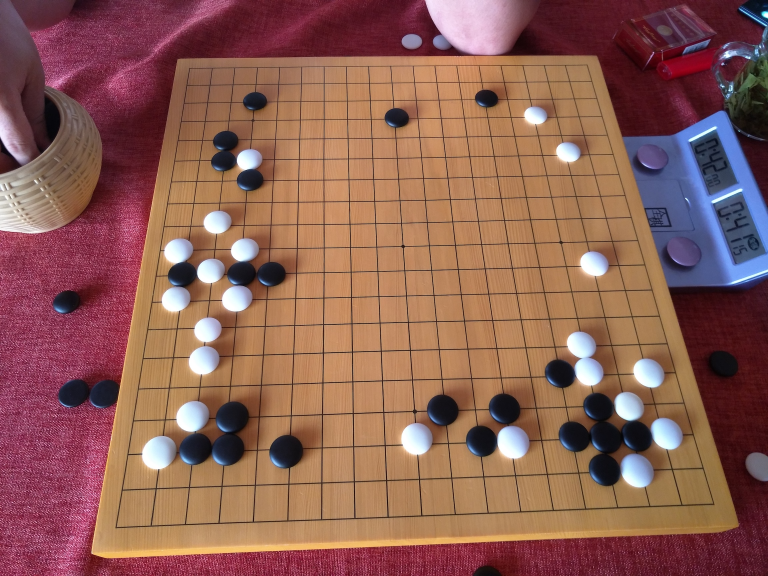
#> input picture data/raw/IMG20160706171004.jpg, 2304 x 1728 px (shown at 1/3 size)
$ python Tran-BoardDect-v0.1.py
#> lines starting #> are read from the running program, lines starting #| are printed output that depends on the picture; after the words box and inside, x2 and y2 are one past the last pixel; in counts of white or black regions, pixels touching at a corner belong together
#整合版本：先进行透视变换，然后进行棋盘线检测
#添加自动缩放功能以适应高分辨率图片
#这个版本最佳，解决了小图丢失棋盘角的问题。目前最佳 2025/6/20 2:42
import cv2
import numpy as np
from collections import defaultdict
import math

# 读取图像
#img = cv2.imread('../data/raw/bd317d54.webp')
#img = cv2.imread('../data/raw/IMG20171015161921.jpg')
#img = cv2.imread('../data/raw/OGS3.jpeg')
img = cv2.imread('../data/raw/IMG20160706171004.jpg')
#> img is the input picture: shape (1728, 2304, 3); mean B, G, R 83.9, 95.2, 141.8
#img = cv2.imread('../data/raw/IMG20160904165505-B.jpg')
#img = cv2.imread('../data/raw/IMG20160706171004-12.jpg')

if img is None:
    print("没找到照片")
    exit()

# ====== 自动缩放图片功能 ======
def auto_resize_image(image, target_width):
    """
    自动缩放图片到合适的尺寸进行处理
    target_width: 目标宽度, 默认1000像素
    """
    height, width = image.shape[:2]
    print(f"原图尺寸: {width} x {height}")

    # 如果图片宽度超过目标宽度，则缩放
    #if width > target_width:
    if width > 2500:
        #scale_factor = target_width / width
        scale_factor = int((width * 10 / target_width))
        print("scale_factor is:", scale_factor)
        new_width = width * 10 // scale_factor
        #new_width = target_width
        #new_height = int(height * scale_factor)
        new_height = height * 10 // scale_factor

        #resized_img = cv2.resize(image, (new_width, new_height), interpolation=cv2.INTER_AREA)
        #resized_img = cv2.resize(image, (width*10//scale_factor, height*10//scale_factor), interpolation=cv2.INTER_AREA)
        resized_img = cv2.resize(image, (new_width, new_width), interpolation=cv2.INTER_AREA)
        print(f"缩放后尺寸: {new_width} x {new_height} (缩放比例: {scale_factor:.3f})")
        #print(f"缩放后尺寸: {width*10//scale_factor} x {height*10//scale_factor} (缩放比例: {scale_factor:.3f})")
        return resized_img, scale_factor
    else:
        print("图片尺寸合适，无需缩放")
        return image, 1.0

# 缩放图片
img, scale_factor = auto_resize_image(img, target_width=1500)
#| 原图尺寸: 2304 x 1728
#> scale_factor = 1

# ====== 计算动态参数 ======
# 基准尺寸：1350像素宽度
base_width = 1350
current_width = img.shape[1]
param_scale = current_width / base_width if current_width < base_width else 1.0

print(f"当前图片宽度: {current_width}, 参数缩放比例: {param_scale:.3f}")
#| 当前图片宽度: 2304, 参数缩放比例: 1.000

# 根据图片大小选择参数集
if current_width <= 1000:
    # 小图参数集 (适用于宽度 <= 1000px)
    print("使用小图参数集")
    perspective_size = 400
    perspective_corner = 390
    hough_threshold = 40
    min_line_length = 50
    max_line_gap = 8
    line_filter_length = 25
    merge_tolerance = 8
    row_tolerance = 12
    min_dist_threshold = 12
    min_radius = 4
    max_radius = 15
    min_dist_circles = 12
    min_points_per_row = 8
    intersection_threshold = 60

elif current_width <= 1500:
    # 中图参数集 (适用于宽度 1000-1500px)
    print("使用中图参数集")
    perspective_size = 500
    perspective_corner = 490
    hough_threshold = 60
    min_line_length = 70
    max_line_gap = 10
    line_filter_length = 35
    merge_tolerance = 12
    row_tolerance = 15
    min_dist_threshold = 15
    min_radius = 6
    max_radius = 20
    min_dist_circles = 15
    min_points_per_row = 12
    intersection_threshold = 80

else:
    # 大图参数集 (适用于宽度 > 1500px)
    print("使用大图参数集")
    perspective_size = 660
    perspective_corner = 650
    hough_threshold = 80
    min_line_length = 100
    max_line_gap = 10
    line_filter_length = 50
    merge_tolerance = 15
    row_tolerance = 20
    min_dist_threshold = 20
    min_radius = 8
    max_radius = 25
    min_dist_circles = 20
    min_points_per_row = 15
    intersection_threshold = 100

print(f"参数设置:")
print(f"perspective_size={perspective_size}, perspective_corner={perspective_corner}")
print(f"hough_threshold={hough_threshold}, min_line_length={min_line_length}")
print(f"max_line_gap={max_line_gap}, line_filter_length={line_filter_length}")
print(f"merge_tolerance={merge_tolerance}, row_tolerance={row_tolerance}")
print(f"min_dist_threshold={min_dist_threshold}")
print(f"min_radius={min_radius}, max_radius={max_radius}, min_dist_circles={min_dist_circles}")
print(f"min_points_per_row={min_points_per_row}, intersection_threshold={intersection_threshold}")

# ====== 改进的边缘检测函数 ======
def improve_edge_detection(img):
    """
    改进的边缘检测，减少图片边界干扰
    """
    gray = cv2.cvtColor(img, cv2.COLOR_BGR2GRAY)
    height, width = gray.shape

    # 创建掩码，排除图片边界区域
    mask = np.ones_like(gray) * 255
    border_size = max(10, min(width, height) // 50)  # 动态边界大小
    mask[:border_size, :] = 0
    mask[-border_size:, :] = 0
    mask[:, :border_size] = 0
    mask[:, -border_size:] = 0

    # 高斯滤波
    blurred = cv2.GaussianBlur(gray, (3,3), 0)

    # 边缘检测
    edges = cv2.Canny(blurred, 50, 100)

    # 应用掩码，去除边界区域
    edges = cv2.bitwise_and(edges, mask)

    return edges, mask

# ====== 改进的轮廓查找函数 ======
def find_board_contour_improved(contours, img_shape):
    """
    改进的棋盘轮廓查找，避免选择整个图片边界
    """
    height, width = img_shape[:2]
    img_area = height * width

    candidates = []

    for item in contours:
        hull = cv2.convexHull(item)
        epsilon = 0.02 * cv2.arcLength(hull, True)  # 减小epsilon，更精确
        approx = cv2.approxPolyDP(hull, epsilon, True)

        if len(approx) == 4 and cv2.isContourConvex(approx):
            ps = np.reshape(approx, (4,2))
            area = cv2.contourArea(approx)

            # 排除过大的轮廓（可能是整个图片边界）
            if area > img_area * 0.8:
                print(f"排除过大轮廓，面积: {area:.0f} (图片面积的 {area/img_area:.1%})")
                continue

            # 排除过小的轮廓
            if area < img_area * 0.05:
                print(f"排除过小轮廓，面积: {area:.0f}")
                continue

            # 检查四个角点是否太接近图片边界
            margin = min(width, height) * 0.02  # 2%的边界余量
            too_close_to_edge = False

            for point in ps:
                x, y = point
                if (x < margin or x > width - margin or
                    y < margin or y > height - margin):
                    too_close_to_edge = True
                    break

            if too_close_to_edge:
                print(f"排除太接近边界的轮廓")
                continue

            # 检查四边形的长宽比是否合理（棋盘应该接近正方形）
            x_coords = ps[:, 0]
            y_coords = ps[:, 1]
            width_approx = max(x_coords) - min(x_coords)
            height_approx = max(y_coords) - min(y_coords)
            aspect_ratio = max(width_approx, height_approx) / min(width_approx, height_approx)

            if aspect_ratio > 2.0:  # 长宽比不能太极端
                print(f"排除长宽比过大的轮廓: {aspect_ratio:.2f}")
                continue

            candidates.append((approx, area, aspect_ratio))

    if not candidates:
        return None

    # 选择面积最大但长宽比合理的候选
    candidates.sort(key=lambda x: (-x[1], x[2]))  # 按面积降序，长宽比升序
    best_candidate = candidates[0]

    print(f"选择棋盘轮廓: 面积={best_candidate[1]:.0f}, 长宽比={best_candidate[2]:.2f}")

    # 重新整理角点顺序
    ps = np.reshape(best_candidate[0], (4,2))
    ps = ps[np.lexsort((ps[:,0],))]
    lt, lb = ps[:2][np.lexsort((ps[:2,1],))]
    rt, rb = ps[2:][np.lexsort((ps[2:,1],))]

    return (lt, lb, rt, rb)

# ====== 角点验证函数 ======
def validate_board_corners(corners, img):
    """
    验证检测到的棋盘角点是否合理
    """
    if corners is None:
        return False

    lt, lb, rt, rb = corners

    # 检查角点是否形成合理的四边形
    # 计算对角线长度
    diag1 = np.sqrt((rt[0] - lb[0])**2 + (rt[1] - lb[1])**2)
    diag2 = np.sqrt((lt[0] - rb[0])**2 + (lt[1] - rb[1])**2)

    # 对角线长度应该相近
    diag_ratio = max(diag1, diag2) / min(diag1, diag2)
    if diag_ratio > 1.5:
        print(f"对角线长度比例不合理: {diag_ratio:.2f}")
        return False

    # 检查四条边的长度
    side_lengths = [
        np.sqrt((rt[0] - lt[0])**2 + (rt[1] - lt[1])**2),  # 上边
        np.sqrt((rb[0] - rt[0])**2 + (rb[1] - rt[1])**2),  # 右边
        np.sqrt((lb[0] - rb[0])**2 + (lb[1] - rb[1])**2),  # 下边
        np.sqrt((lt[0] - lb[0])**2 + (lt[1] - lb[1])**2)   # 左边
    ]

    # 四条边长度应该相对均匀
    min_side = min(side_lengths)
    max_side = max(side_lengths)
    side_ratio = max_side / min_side

    if side_ratio > 1.8:
        print(f"边长比例不合理: {side_ratio:.2f}")
        return False

    print(f"角点验证通过: 对角线比={diag_ratio:.2f}, 边长比={side_ratio:.2f}")
    return True

# ====== 开始处理 ======
original_img = img.copy()
cv2.imshow("original picture", img)

print("开始改进的透视变换...")

# ====== 透视变换部分 ======
im_gray = cv2.cvtColor(img, cv2.COLOR_BGR2GRAY)
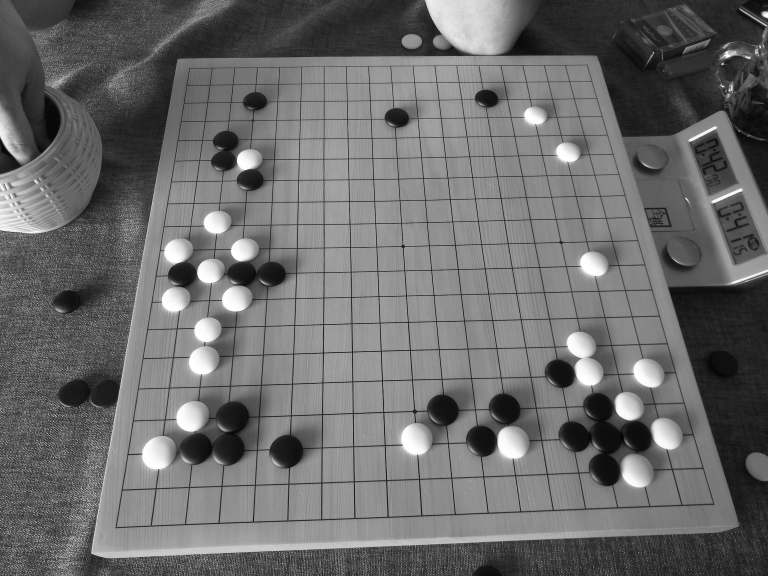
#> im_gray: shape (1728, 2304) (shown at 1/3 size); min 1, max 255, mean 107.9

# 方案1: 使用改进的边缘检测（不使用dilate）
print("尝试方案1: 改进的边缘检测...")
im_edge_improved, mask = improve_edge_detection(img)
#> in improve_edge_detection, `edges = cv2.Canny(blurred, 50, 100)`:
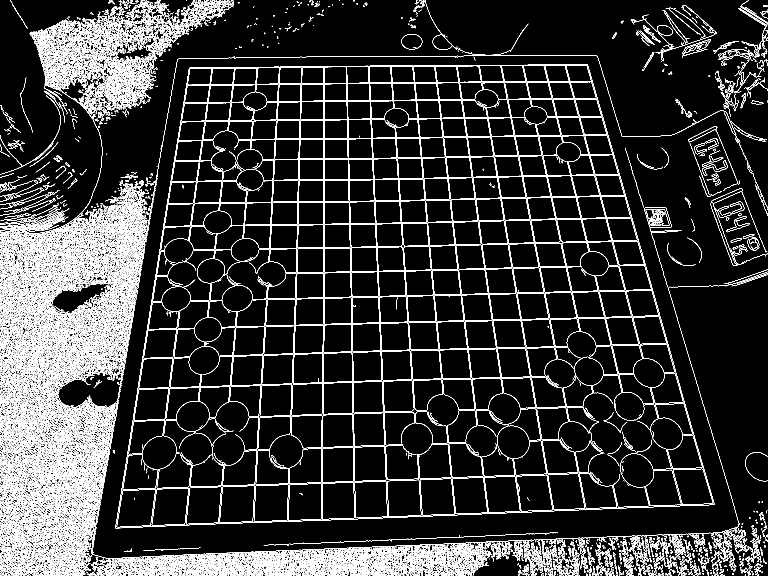
#> edges: shape (1728, 2304) (shown at 1/3 size); 9.1% white in thin lines or dots
#> in improve_edge_detection, `edges = cv2.bitwise_and(edges, mask)`:
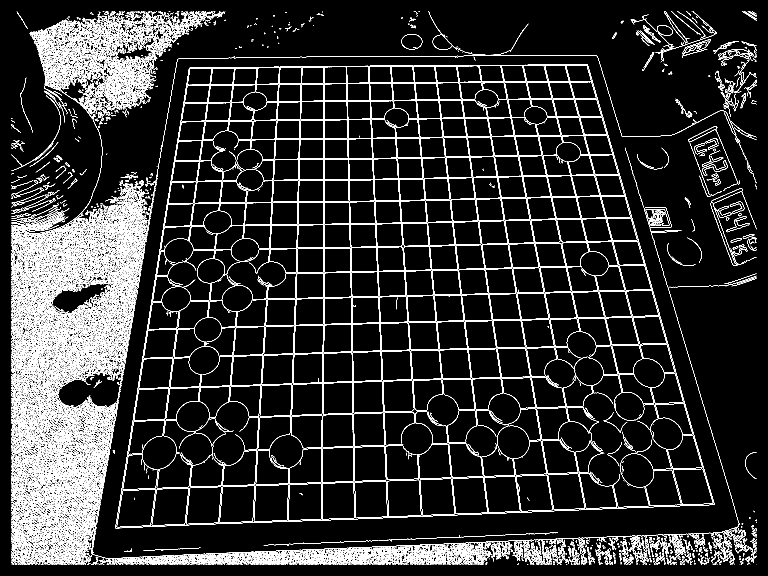
#> edges: shape (1728, 2304) (shown at 1/3 size); 8% white in thin lines or dots
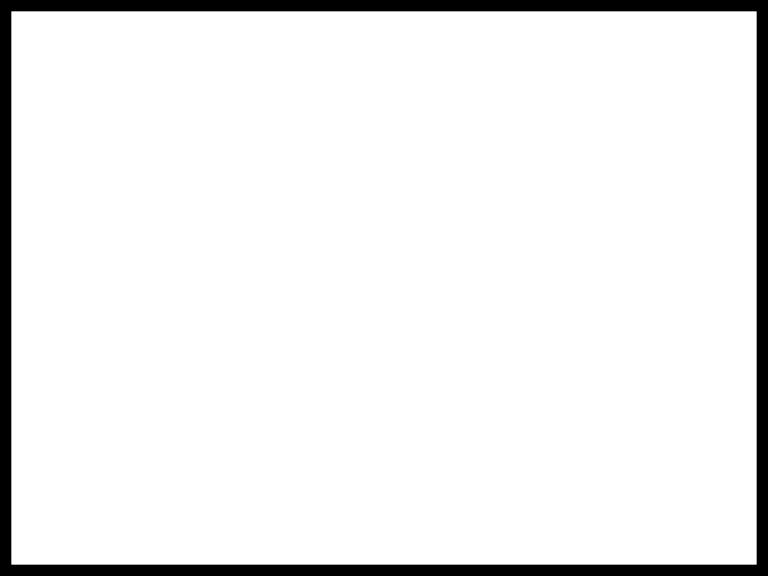
#> mask: shape (1728, 2304) (shown at 1/3 size); 93.2% white; 1 black region
cv2.imshow('Improved Edge Detection', im_edge_improved)
cv2.moveWindow("Improved Edge Detection", 300, 0)

# 查找轮廓
contours, hierarchy = cv2.findContours(im_edge_improved, cv2.RETR_EXTERNAL, cv2.CHAIN_APPROX_SIMPLE)
#> contours = 8551 contours, 7493 with area under 20; largest, box (x1, y1, x2, y2) and area: (972, 199, 1195, 604) 69666, (1122, 413, 1374, 887) 57200, (346, 193, 2144, 1585) 52584, (445, 609, 812, 1255) 51796, (734, 541, 1051, 821) 49450
print(f"方案1找到 {len(contours)} 个轮廓")
#| 方案1找到 8551 个轮廓

# 使用改进的轮廓查找
rect = find_board_contour_improved(contours, img.shape)
#> the loop in find_board_contour_improved, `for item in contours:` made 8551 passes
#> (epsilon, ps) on pass 199: (0.411, [[406, 1688], [406, 1691], [399, 1693], [400, 1689]])
#> (printed output is left out)
#> after the loop in find_board_contour_improved, `for item in contours:`: candidates = [([[2142, 1514], [346, 1584], [567, 204], [1763, 194]], 2022760, 1.29)]
#> in find_board_contour_improved, `best_candidate = candidates[0]`: best_candidate = ([[2142, 1514], [346, 1584], [567, 204], [1763, 194]], 2022760, 1.29)
#| 选择棋盘轮廓: 面积=2022760, 长宽比=1.29
#> in find_board_contour_improved, `ps = np.reshape(best_candidate[0], (4,2))`: ps = [[2142, 1514], [346, 1584], [567, 204], [1763, 194]]
#> in find_board_contour_improved, `ps = ps[np.lexsort((ps[:,0],))]`: ps = [[346, 1584], [567, 204], [1763, 194], [2142, 1514]]
#> in find_board_contour_improved, `lt, lb = ps[:2][np.lexsort((ps[:2,1],))]`: lt = [567, 204]; lb = [346, 1584]
#> in find_board_contour_improved, `rt, rb = ps[2:][np.lexsort((ps[2:,1],))]`: rt = [1763, 194]; rb = [2142, 1514]
#> rect = ([567, 204], [346, 1584], [1763, 194], [2142, 1514])

# 验证角点
if rect is not None and not validate_board_corners(rect, img):
#> in validate_board_corners, `lt, lb, rt, rb = corners`: lt = [567, 204]; lb = [346, 1584]; rt = [1763, 194]; rb = [2142, 1514]
#> in validate_board_corners, `diag1 = np.sqrt((rt[0] - lb[0])**2 + (rt[1] - lb[1])**2)`: diag1 = 1984.9
#> in validate_board_corners, `diag2 = np.sqrt((lt[0] - rb[0])**2 + (lt[1] - rb[1])**2)`: diag2 = 2048.6
#> in validate_board_corners, `diag_ratio = max(diag1, diag2) / min(diag1, diag2)`: diag_ratio = 1.03
#> in validate_board_corners, `side_lengths = [ np.sqrt((rt[0] - lt[0])**2 + (rt[1] - lt[1])**2),`: side_lengths = [1196, 1373.3, 1797.4, 1397.6]
#> in validate_board_corners, `min_side = min(side_lengths)`: min_side = 1196
#> in validate_board_corners, `max_side = max(side_lengths)`: max_side = 1797.4
#> in validate_board_corners, `side_ratio = max_side / min_side`: side_ratio = 1.5
#| 角点验证通过: 对角线比=1.03, 边长比=1.50
    print("方案1角点验证失败")
    rect = None

# 方案2: 如果方案1失败，尝试原始方法
if rect is None:
    print("尝试方案2: 原始Canny + 轻微dilate...")
    im_gray_blur = cv2.GaussianBlur(im_gray, (3,3), 0)
    im_edge_original = cv2.Canny(im_gray_blur, 50, 100)

    # 轻微dilate（比原来更保守）
    kernel = np.ones((2, 2), np.uint8)
    im_edge_dilated = cv2.dilate(im_edge_original, kernel, iterations=1)

    cv2.imshow('Original + Light Dilate', im_edge_dilated)
    cv2.moveWindow("Original + Light Dilate", 600, 0)

    # 再次查找轮廓
    contours2, hierarchy2 = cv2.findContours(im_edge_dilated, cv2.RETR_EXTERNAL, cv2.CHAIN_APPROX_SIMPLE)
    print(f"方案2找到 {len(contours2)} 个轮廓")

    rect = find_board_contour_improved(contours2, img.shape)

    if rect is not None and not validate_board_corners(rect, img):
        print("方案2角点验证失败")
        rect = None

# 方案3: 如果还是失败，尝试更宽松的条件
if rect is None:
    print("尝试方案3: 宽松条件的原始方法...")
    contours3, hierarchy3 = cv2.findContours(im_edge_original, cv2.RETR_EXTERNAL, cv2.CHAIN_APPROX_SIMPLE)

    # 使用更宽松的原始方法
    area = 0
    for item in contours3:
        hull = cv2.convexHull(item)
        epsilon = 0.1 * cv2.arcLength(hull, True)
        approx = cv2.approxPolyDP(hull, epsilon, True)
        if len(approx) == 4 and cv2.isContourConvex(approx):
            ps = np.reshape(approx, (4,2))
            a = cv2.contourArea(approx)

            # 只排除明显的整图边界（面积>95%）
            img_area = img.shape[0] * img.shape[1]
            if a > img_area * 0.95:
                continue

            if a > area:
                area = a
                ps = ps[np.lexsort((ps[:,0],))]
                lt, lb = ps[:2][np.lexsort((ps[:2,1],))]
                rt, rb = ps[2:][np.lexsort((ps[2:,1],))]
                rect = (lt, lb, rt, rb)

# 检查是否找到棋盘
if rect is None:
    print('在图像文件中找不到棋盘！使用原图进行后续处理...')
    # 如果没找到棋盘轮廓，使用原图
    img = original_img
    gray = cv2.cvtColor(img, cv2.COLOR_BGR2GRAY)
else:
    print('棋盘坐标：')
    print('\t左上角:(%d,%d)'%(rect[0][0],rect[0][1]))
#| 	左上角:(567,204)
    print('\t左下角:(%d,%d)'%(rect[1][0],rect[1][1]))
#| 	左下角:(346,1584)
    print('\t右上角:(%d,%d)'%(rect[2][0],rect[2][1]))
#| 	右上角:(1763,194)
    print('\t右下角:(%d,%d)'%(rect[3][0],rect[3][1]))
#| 	右下角:(2142,1514)

    # 显示找到的角点
    corner_img = img.copy()
    for p in rect:
        cv2.circle(corner_img,(p[0],p[1]),15,(0,255,0),-1)
#> this loop made 4 passes
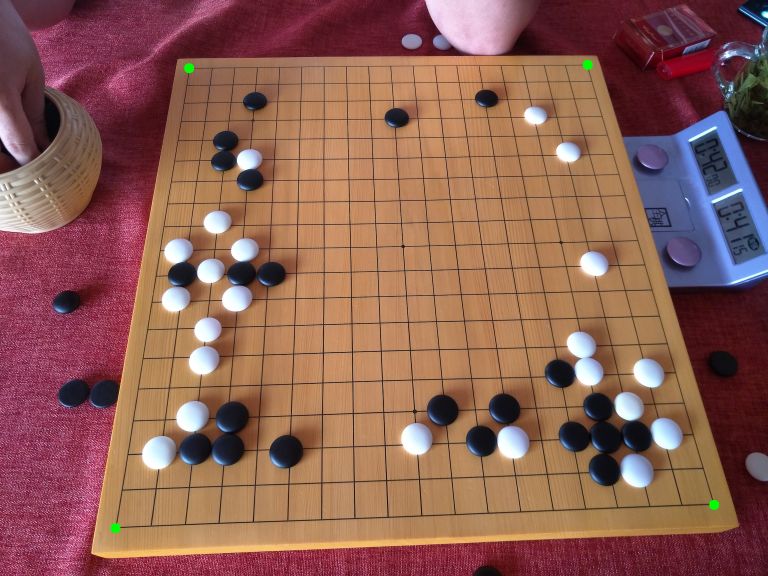
#> corner_img: shape (1728, 2304, 3) (shown at 1/3 size); 0.07% of pixels changed, all inside (x1, y1, x2, y2) = (331, 179, 2158, 1600)
    cv2.imshow('Found Corners', corner_img)
    cv2.moveWindow("Found Corners", 900, 0)

    # 执行透视变换
    lt, lb, rt, rb = rect
#> lt = [567, 204]; lb = [346, 1584]; rt = [1763, 194]; rb = [2142, 1514]
    pts1 = np.float32([(10,10), (10,perspective_corner), (perspective_corner,10), (perspective_corner,perspective_corner)])
    pts2 = np.float32([lt, lb, rt, rb])
#> pts2 = [[567, 204], [346, 1584], [1763, 194], [2142, 1514]]
    m = cv2.getPerspectiveTransform(pts2, pts1)
#> m = [[0.557, 0.0932, -324.3], [0.00608, 0.756, -147], [-2.06e-05, 0.000396, 1]]

    # 对原图执行透视变换
    img = cv2.warpPerspective(original_img, m, (perspective_size, perspective_size))
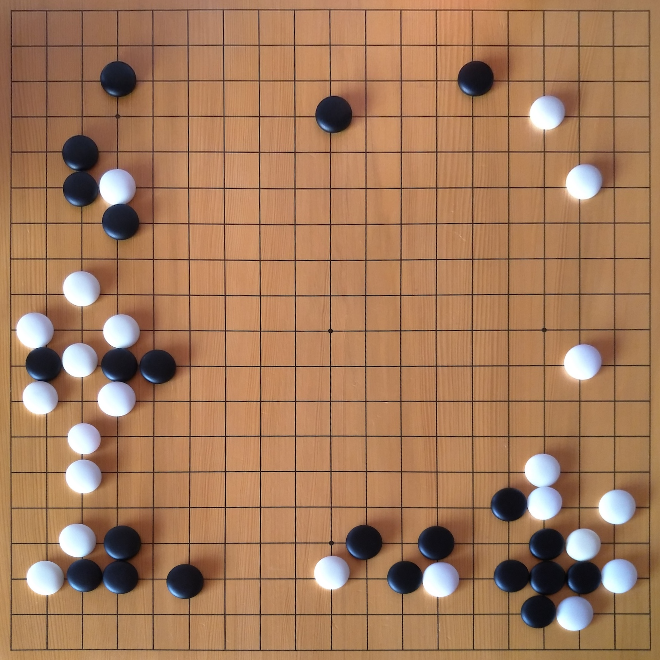
#> img: shape (660, 660, 3); mean B, G, R 91.3, 122.5, 164.3
    gray = cv2.warpPerspective(im_gray, m, (perspective_size, perspective_size))
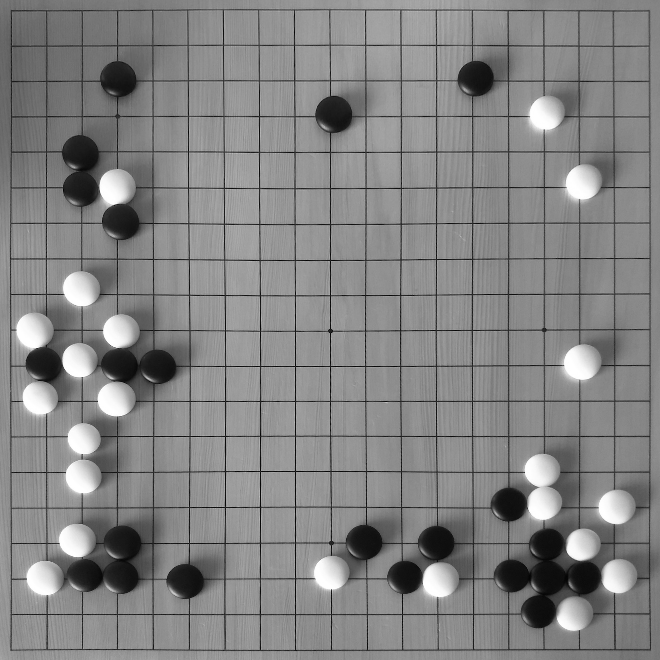
#> gray: shape (660, 660); min 4, max 255, mean 131.5

    cv2.imshow('Perspective Corrected', img)
    cv2.moveWindow("Perspective Corrected", 1200, 0)
    print("透视变换完成！")

# ====== 棋盘线检测部分 ======
print("开始棋盘线检测...")

# 高斯模糊
blur = cv2.GaussianBlur(gray, (5, 5), 0)

# 边缘检测
edges = cv2.Canny(blur, 50, 150)
#> edges: shape (660, 660); 10.5% white in thin lines or dots
#> (the rest of the program and of its run is left out)
